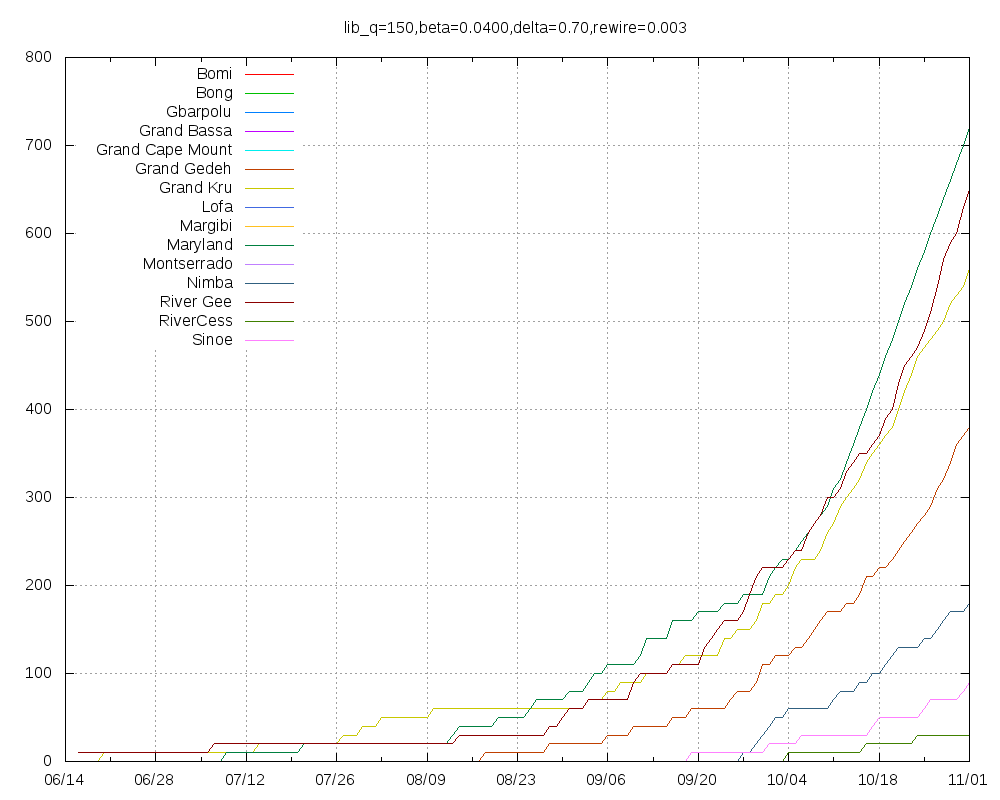

Write the gnuplot code that produced this figure.
set title "lib_q=150,beta=0.0400,delta=0.70,rewire=0.003"
set key top left
set grid
set xdata time
set timefmt "%Y-%m-%d"
set terminal png size 1000,800
set output "lib_q=150,beta=0.0400,delta=0.70,rewire=0.003.png"
plot "Bomi.tab" using 1:2 title "Bomi" with lines,"Bong.tab" using 1:2 title "Bong" with lines,"Gbarpolu.tab" using 1:2 title "Gbarpolu" with lines,"Grand_Bassa.tab" using 1:2 title "Grand Bassa" with lines,"Grand_Cape_Mount.tab" using 1:2 title "Grand Cape Mount" with lines,"Grand_Gedeh.tab" using 1:2 title "Grand Gedeh" with lines,"Grand_Kru.tab" using 1:2 title "Grand Kru" with lines,"Lofa.tab" using 1:2 title "Lofa" with lines,"Margibi.tab" using 1:2 title "Margibi" with lines,"Maryland.tab" using 1:2 title "Maryland" with lines,"Montserrado.tab" using 1:2 title "Montserrado" with lines,"Nimba.tab" using 1:2 title "Nimba" with lines,"River_Gee.tab" using 1:2 title "River Gee" with lines,"RiverCess.tab" using 1:2 title "RiverCess" with lines,"Sinoe.tab" using 1:2 title "Sinoe" with lines
